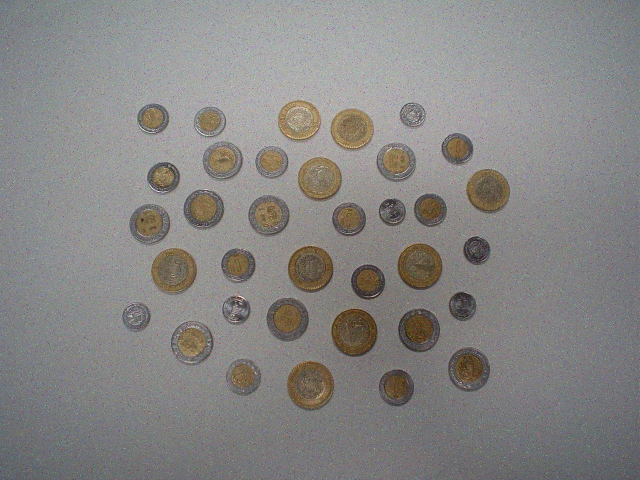
%> input picture Monedas/monedasRuido2.jpg, 1280 x 960 px (shown at 1/2 size)
$ octave money_counter_ruido.m   (GNU Octave 9; MATLAB toolbox functions it lacks are replaced by stand-ins)
%> lines starting %> are read from the running program, lines starting %| are printed output that depends on the picture; in (x1, y1, x2, y2) boxes, pixels count from 0 and x2, y2 are one past the last pixel; in counts of white or black regions, pixels touching at a corner belong together; the program's own positions count from 1
% imagen con ruido
x = rgb2gray(imread('Monedas/monedasRuido2.jpg'));
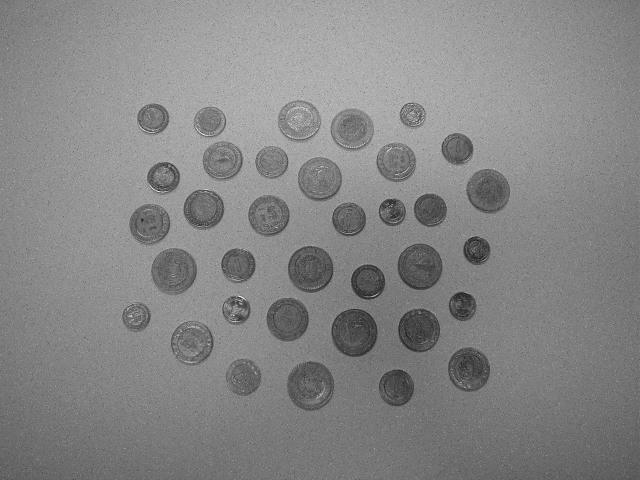
%> x: size 960x1280 uint8 (shown at 1/2 size); min 3, max 254, mean 133.3
h = fspecial('log');
noNoise = medfilt2(x, [5,5]); %Para ruido
binaria = imbinarize(noNoise, 'adaptive','ForegroundPolarity','bright','Sensitivity',0.62);
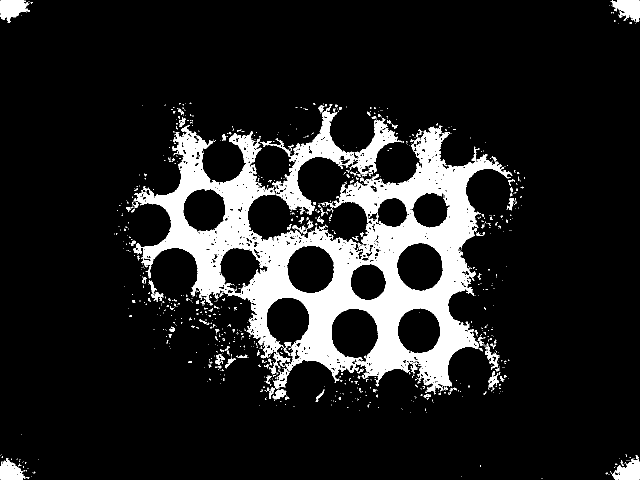
%> binaria: size 960x1280 logical (shown at 1/2 size); 12.3% white; 1278 white regions (1174 under 20 px), largest, box (x1, y1, x2, y2) and area: (267, 250, 1025, 789) 123278, (520, 214, 709, 429) 7795, (704, 240, 801, 353) 3206
SE = strel('disk',1,4);
dilatada = imdilate(binaria,SE);
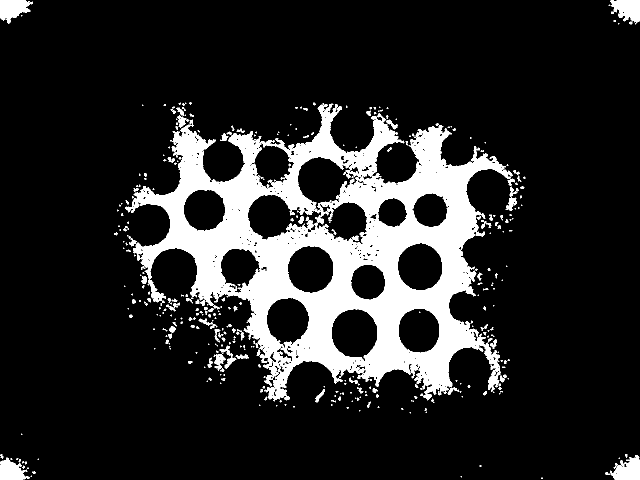
%> dilatada: size 960x1280 logical (shown at 1/2 size); 14.8% white; 423 white regions (274 under 20 px), largest, box (x1, y1, x2, y2) and area: (251, 207, 1026, 803) 163605, (0, 0, 66, 47) 1922, (1220, 0, 1280, 46) 1909
v = imcomplement(dilatada);
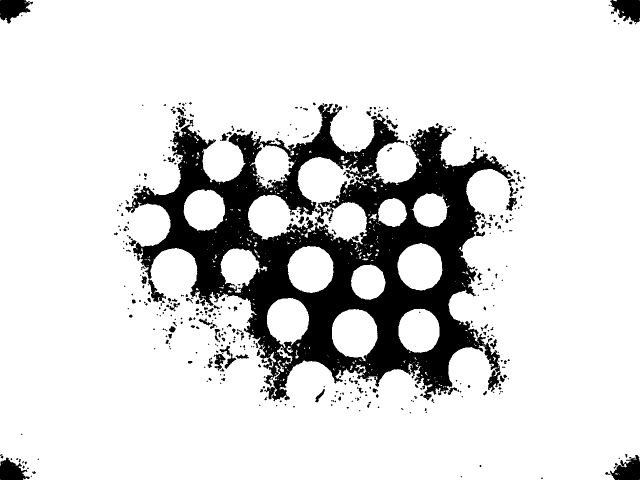
%> v: size 960x1280 logical (shown at 1/2 size); 85.2% white; 423 black regions (274 under 20 px), largest, box (x1, y1, x2, y2) and area: (251, 207, 1026, 803) 163605, (0, 0, 66, 47) 1922, (1220, 0, 1280, 46) 1909
y = imfill(v,'holes');
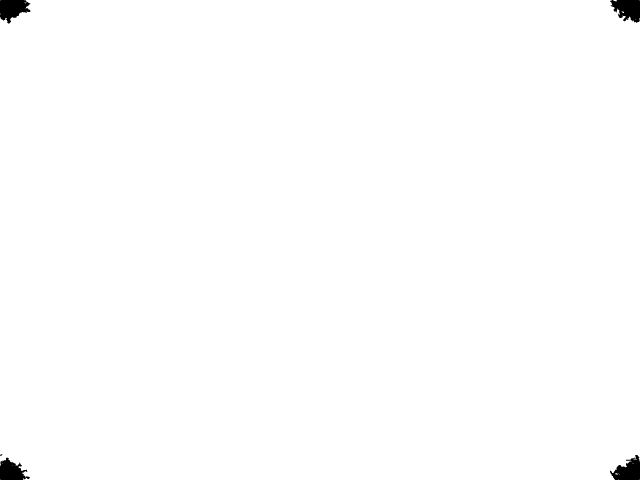
%> y: size 960x1280 logical (shown at 1/2 size); 99.4% white; 5 black regions (1 under 20 px), largest, box (x1, y1, x2, y2) and area: (1220, 0, 1280, 46) 1909, (0, 0, 61, 47) 1894, (1220, 910, 1280, 960) 1820, (0, 915, 60, 960) 1668
y = bwareafilt(v,[200,50000]);
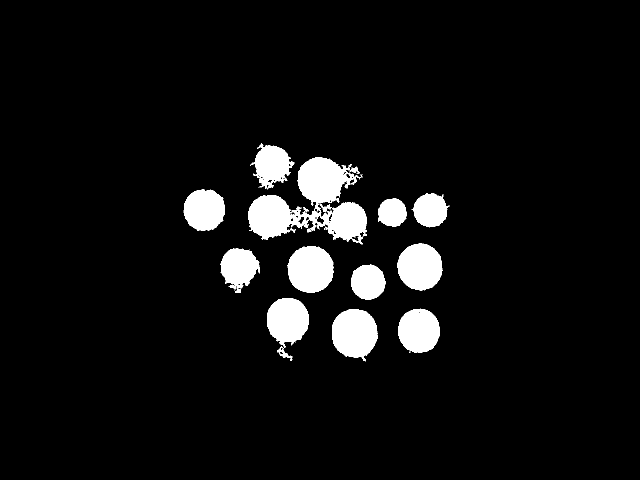
%> y: size 960x1280 logical (shown at 1/2 size); 6.3% white; 12 white regions, largest, box (x1, y1, x2, y2) and area: (496, 314, 734, 489) 20027, (664, 618, 755, 723) 7109, (575, 492, 667, 586) 6798
subplot(2,1,1)
imshow(x),title('Imagen en blanco y negro')
subplot(2,1,2)
imshow(binaria),title('Imagen procesada')
pause(2)
clf

[I,J] = ind2sub(size(y),find(y));
%> I = 77032 values from 287 to 723; J = 77032 values from 368 to 899
plot(I,J,'.'), title('Puntos de interes')
%> after `title('Puntos de interes')`:
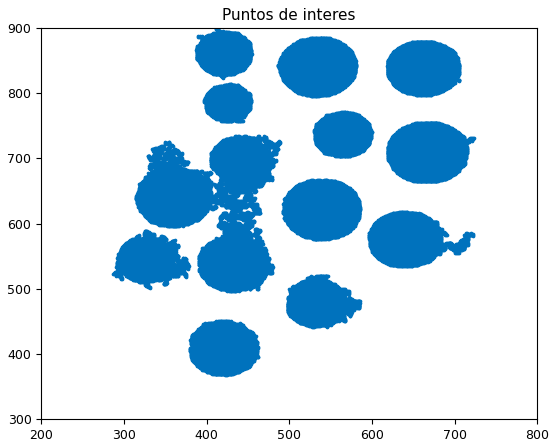
%> figure redrawn from the program's plot data
cc = bwconncomp(y);
%> cc = 12 connected components
tams = zeros(cc.NumObjects,1);
for i=1:size(tams,1)
    tams(i) = size(cc.PixelIdxList{i},1);
end
%> this loop made 12 passes
%> after the loop, tams = [5404; 4568; 20027; 4528; 6307; 6798; 7109; 3773; 2540; 6589; 5800; 3589]

%para ruido
cincuenta_centavos = (tams<=2500);
%> cincuenta_centavos = [false; false; false; false; false; false; false; false; false; false; false; false]
un_peso = (tams<=4000).*(1-cincuenta_centavos);
%> un_peso = [0; 0; 0; 0; 0; 0; 0; 1; 1; 0; 0; 1]
diez_pesos = (tams > 5500);
%> diez_pesos = [false; false; true; false; true; true; true; false; false; true; true; false]
cinco_pesos = (tams >=4000) .* (1-diez_pesos);
%> cinco_pesos = [1; 1; 0; 1; 0; 0; 0; 0; 0; 0; 0; 0]

thresh = 0.5;
maskPhoto = y > thresh;
coinLocs = regionprops(maskPhoto,'Centroid');
%> coinLocs = 12 regions; first 5, Centroid: [409.3 420.4], [478.7 535.9], [624.7 409.2], [544.6 330.6], [575.7 644.2]
nCoins = size(coinLocs,1);
%> nCoins = 12
nCoins
%> nCoins = 12
tot50 = sum(cincuenta_centavos)
%> tot50 = 0
tot1 = sum(un_peso)
%> tot1 = 3
tot10 = sum(diez_pesos)
%> tot10 = 6
tot5 = sum(cinco_pesos)
%> tot5 = 3
totalMonedas = sum(cincuenta_centavos)*0.5 + sum(un_peso) + sum(diez_pesos)*10 + sum(cinco_pesos)*5
%> totalMonedas = 78
